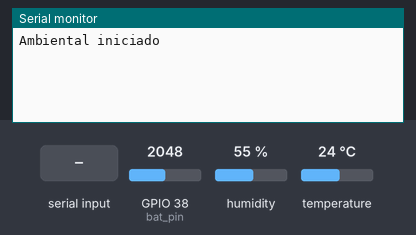
A sketch run on a simulated ESP32. Parts: the last lines printed to the serial monitor. Inputs (shaded band) come from the test bench; at power-on: GPIO 38 (bat_pin) = 2048, humidity 55 %, temperature 24 °C.

Above: at 2.2 s.
2.3 s: "2\n" received over the second serial link
At 3.1 s:
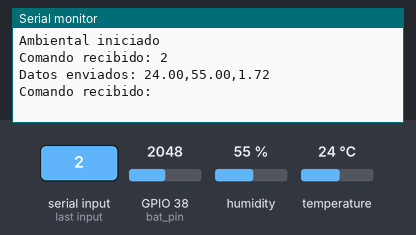
3.8 s: "1\n" received over the second serial link
At 4.3 s:
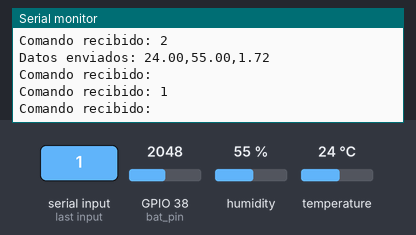

Measured:
- after the input at 2.3 s, the serial monitor: prints a new line at once (image 1)
- after the input at 3.8 s, the serial monitor: prints a new line at once (image 2)

The sketch:

ESP32_sht.ino
```cpp
#include <Wire.h>
#include "Adafruit_SHT31.h"

Adafruit_SHT31 sht31 = Adafruit_SHT31();

// Configuración UART para HC-12
HardwareSerial hc(1);
#define HC12_RX_PIN 4  // Conectar TX del HC-12 aquí
#define HC12_TX_PIN 3  // Conectar RX del HC-12 aquí

const int bat_pin = A2;
int sensorValue = 0;
const float R1 = 10000.0;
const float R2 = 22000.0;

float temp = 0.0;
float hum = 0.0;
bool error = false;

String bat_level(int adc) {
  float voltage = ((adc * (3.3 / 4095.0)) * ((R1 + R2) / R2)) - 0.68;
  return String(voltage);
}

void setup() {
  Serial.begin(115200);
  Serial.println("Ambiental iniciado");

  // Inicializar UART para HC-12
  hc.begin(9600, SERIAL_8N1, HC12_RX_PIN, HC12_TX_PIN);

  if (!sht31.begin(0x44)) {  // Set to 0x45 for alternate i2c addr
    Serial.println("Sensor Error!");
    error = true;
  }

  // Lectura inicial de batería
  sensorValue = analogRead(bat_pin);

  delay(1000);
}

void loop() {
  if (hc.available() > 0) {
    char input = hc.read();

    Serial.print("Comando recibido: ");
    Serial.println(input);

    if (input == '2') {
      if (!error) {
        temp = sht31.readTemperature();
        hum = sht31.readHumidity();

        // Corrección: Verificación correcta de lecturas inválidas
        bool tempError = isnan(temp);
        bool humError = isnan(hum);

        // Actualizar lectura de batería
        sensorValue = analogRead(bat_pin);

        String response = "";
        if (tempError || humError) {
          // Si hay error en alguna lectura, enviar "nan"
          response = "nan,nan," + String(bat_level(sensorValue)) + "\n";
        } else {
          // Si ambas lecturas son válidas
          response = String(temp, 2) + "," + String(hum, 2) + "," + String(bat_level(sensorValue)) + "\n";
        }

        hc.println(response);
        Serial.print("Datos enviados: ");
        Serial.println(response);
      } else {
        // En caso de error de inicialización del sensor
        sensorValue = analogRead(bat_pin);
        String response = "nan,nan," + String(bat_level(sensorValue)) + "\n";
        hc.println(response);
        Serial.print("Datos enviados: ");
        Serial.println(response);
      }
    }
  }

  delay(100); // Pequeña pausa para evitar saturación
}
```
